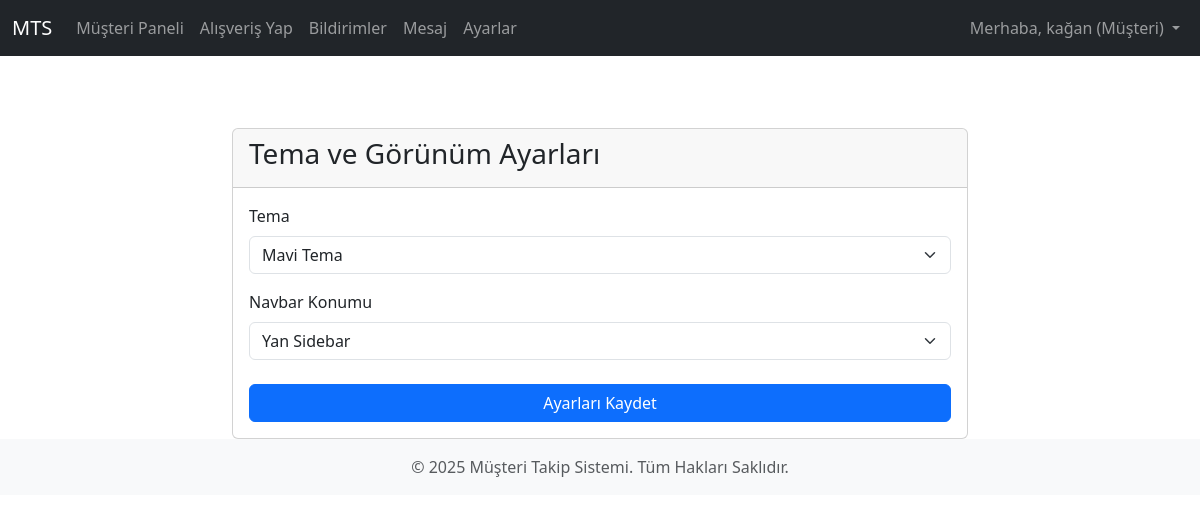
Screenshot of /ayarlar/theme/ (signed in) with the database file from the repository.
### core/models.py (models this page shows, shortened)
class User(AbstractUser):
    USER_TYPE_CHOICES = (
        ("admin", "Yönetici"),
        ("personnel", "Personel"),
        ("customer", "Müşteri"),
    )
    user_type = models.CharField(
        max_length=20,
        choices=USER_TYPE_CHOICES,
        default="customer",
        verbose_name="Kullanıcı Tipi"
    )
    phone_number = models.CharField(
        max_length=15,
        blank=True,
        null=True,
        verbose_name="Telefon Numarası"
    )
    company_name = models.CharField(
        max_length=100,
        blank=True,
        null=True,
        verbose_name="Firma Adı"
    )
    address = models.TextField(
        blank=True,
        null=True,
        verbose_name="Adres"
    )
    customer_segment = models.CharField(
        max_length=20,
        choices=[('individual', 'Bireysel'), ('corporate', 'Kurumsal')],
        blank=True,
        null=True,
        verbose_name="Müşteri Segmenti"
    )
    date_of_birth = models.DateField(
        blank=True,
        null=True,
        verbose_name="Doğum Tarihi"
    )
    notes = models.TextField(
        blank=True,
        null=True,
        verbose_name="Notlar"
    )
    tax_id_number = models.CharField(
        max_length=20,
        blank=True,
        null=True,
        verbose_name="Vergi/Kimlik Numarası"
    )
    payment_preference = models.CharField(
        max_length=50,
        blank=True,
        null=True,
        verbose_name="Ödeme Tercihi"
    )
    debt_status = models.DecimalField(
        max_digits=10,
        decimal_places=2,
        default=0.00,
        verbose_name="Borç Durumu"
    )
    def is_admin(self):
        return self.user_type == "admin"
    def is_personnel(self):
        return self.user_type == "personnel"
    def is_customer(self):
        return self.user_type == "customer"
    def get_user_type_display(self):
        return dict(self.USER_TYPE_CHOICES).get(self.user_type)

### settings_app/models.py (models this page shows, shortened)
class UserPreferences(models.Model):
    THEME_CHOICES = (
        ('light', 'Açık Tema'),
        ('dark', 'Koyu Tema'),
        ('blue', 'Mavi Tema'),
        ('green', 'Yeşil Tema'),
    )
    NAV_POS_CHOICES = (
        ('top', 'Üst Navbar'),
        ('side', 'Yan Sidebar'),
    )
    user = models.OneToOneField(User, on_delete=models.CASCADE, related_name='preferences', verbose_name="Kullanıcı")
    theme = models.CharField(max_length=20, choices=THEME_CHOICES, default='light', verbose_name="Tema")
    navbar_position = models.CharField(max_length=10, choices=NAV_POS_CHOICES, default='top', verbose_name="Navbar Konumu")
    auto_logout_minutes = models.IntegerField(default=30, verbose_name="Otomatik Çıkış Süresi (dk)")
    class Meta:
        verbose_name = "Kullanıcı Tercihi"
        verbose_name_plural = "Kullanıcı Tercihleri"

### settings_app/views.py (the view, shortened to what this page needs)
# urls.py: path('theme/', views.ThemeSettingsView.as_view(), name='theme_settings'),
class ThemeSettingsView(LoginRequiredMixin, UpdateView):
    model = UserPreferences
    form_class = UserPreferencesForm
    template_name = 'settings_app/theme_settings.html'
    success_url = reverse_lazy('settings_app:theme_settings') # Aynı sayfaya yönlendir
    def get_object(self):
        obj, created = UserPreferences.objects.get_or_create(user=self.request.user)
        return obj
    def get_form_kwargs(self):
        kwargs = super().get_form_kwargs()
        kwargs['instance'] = self.get_object() # Mevcut preference'ı forma bağla
        return kwargs

### settings_app/forms.py
class UserPreferencesForm(forms.ModelForm):
    class Meta:
        model = UserPreferences
        fields = ['theme', 'navbar_position', 'auto_logout_minutes']
        labels = {
            'theme': 'Tema',
            'navbar_position': 'Navbar Konumu',
            'auto_logout_minutes': 'Otomatik Çıkış Süresi (dk)',
        }
    def __init__(self, *args, **kwargs):
        super().__init__(*args, **kwargs)
        if 'instance' in kwargs and kwargs['instance']:
            if not kwargs['instance'].user.is_admin():
                del self.fields['auto_logout_minutes']

### templates/settings_app/theme_settings.html (shortened to what this page needs)
{% extends 'base.html' %}
{% load static %}
{% load widget_tweaks %}
{% block content %}
<div class="row justify-content-center">
    <div class="col-md-8">
        <div class="card mt-5">
            <div class="card-header">
                <h3>Tema ve Görünüm Ayarları</h3>
            </div>
            <div class="card-body">
                <form method="post">
                    {% for field in form %}
                        <div class="mb-3">
                            <label for="{{ field.id_for_label }}" class="form-label">{{ field.label }}</label>
                            {% if field.field.widget.input_type == 'radio' %}
                                <div class="form-check">
                                    {% for radio in field %}
                                        {% render_field radio class="form-check-input" %}
                                        <label class="form-check-label" for="{{ radio.id_for_label }}">{{ radio.data.label }}</label><br>
                                    {% endfor %}
                                </div>
                            {% elif field.field.widget.input_type == 'select' %}
                                {% render_field field class="form-select" %}
                            {% else %}
                                {% render_field field class="form-control" %}
                            {% endif %}
                        </div>
                    {% endfor %}
                    <div class="d-grid mt-4">
                        <button type="submit" class="btn btn-primary">Ayarları Kaydet</button>
                    </div>
                </form>
            </div>
        </div>
    </div>
</div>
{% endblock %}

### templates/base.html (shortened to what this page needs)
{% load static %}
<!DOCTYPE html>
<html lang="tr">
<head>
    <link href="https://cdn.jsdelivr.net/npm/bootstrap@5.3.3/dist/css/bootstrap.min.css" rel="stylesheet">
    <link rel="stylesheet" href="https://cdnjs.cloudflare.com/ajax/libs/font-awesome/6.0.0-beta3/css/all.min.css">
</head>
<body>
    <nav class="navbar navbar-expand-lg navbar-dark bg-dark">
        <div class="container-fluid">
            <a class="navbar-brand" href="{% url 'home' %}">MTS</a>
            <div class="collapse navbar-collapse" id="navbarNav">
                <ul class="navbar-nav me-auto mb-2 mb-lg-0">
                    {% if user.is_authenticated %}
                        {% if user.is_customer %}
                            <li class="nav-item">
                            <a class="nav-link" href="{% url 'customer_panel:customer_dashboard' %}">Müşteri Paneli</a>
                        </li>
                        <li class="nav-item">
                            <a class="nav-link" href="{% url 'customer_panel:shop_product_list' %}">Alışveriş Yap</a>
                        </li>
                        {% endif %}
                        <li class="nav-item">
                            <a class="nav-link" href="{% url 'notifications:user_notifications' %}">Bildirimler</a>
                        </li>
                        <li class="nav-item">
                            <a class="nav-link" href="{% url 'messages_app:message_list' %}">Mesaj</a>
                        </li>
                        <li class="nav-item">
                            <a class="nav-link" href="{% url 'settings_app:theme_settings' %}">Ayarlar</a>
                        </li>
                    {% endif %}
                </ul>
                <ul class="navbar-nav">
                    {% if user.is_authenticated %}
                        <li class="nav-item dropdown">
                            <a class="nav-link dropdown-toggle" href="#" id="navbarDropdown" role="button" data-bs-toggle="dropdown" aria-expanded="false">
                                Merhaba, {{ user.get_full_name|default:user.username }} ({{ user.get_user_type_display }})
                            </a>
                        </li>
                    {% endif %}
                </ul>
            </div>
        </div>
    </nav>
    <main class="container mt-4">
        {% block content %}{% endblock %}
    </main>
    <footer class="footer mt-auto py-3 bg-light">
        <div class="container text-center">
            <span class="text-muted">© 2025 Müşteri Takip Sistemi. Tüm Hakları Saklıdır.</span>
        </div>
    </footer>
</body>
</html>

### rows the page displays
User: get_full_name "kağan", user_type "Müşteri"
UserPreferences: theme "Mavi Tema" "Yan Sidebar"

### other values shown
{{ field.label }} "Tema" "Navbar Konumu"
